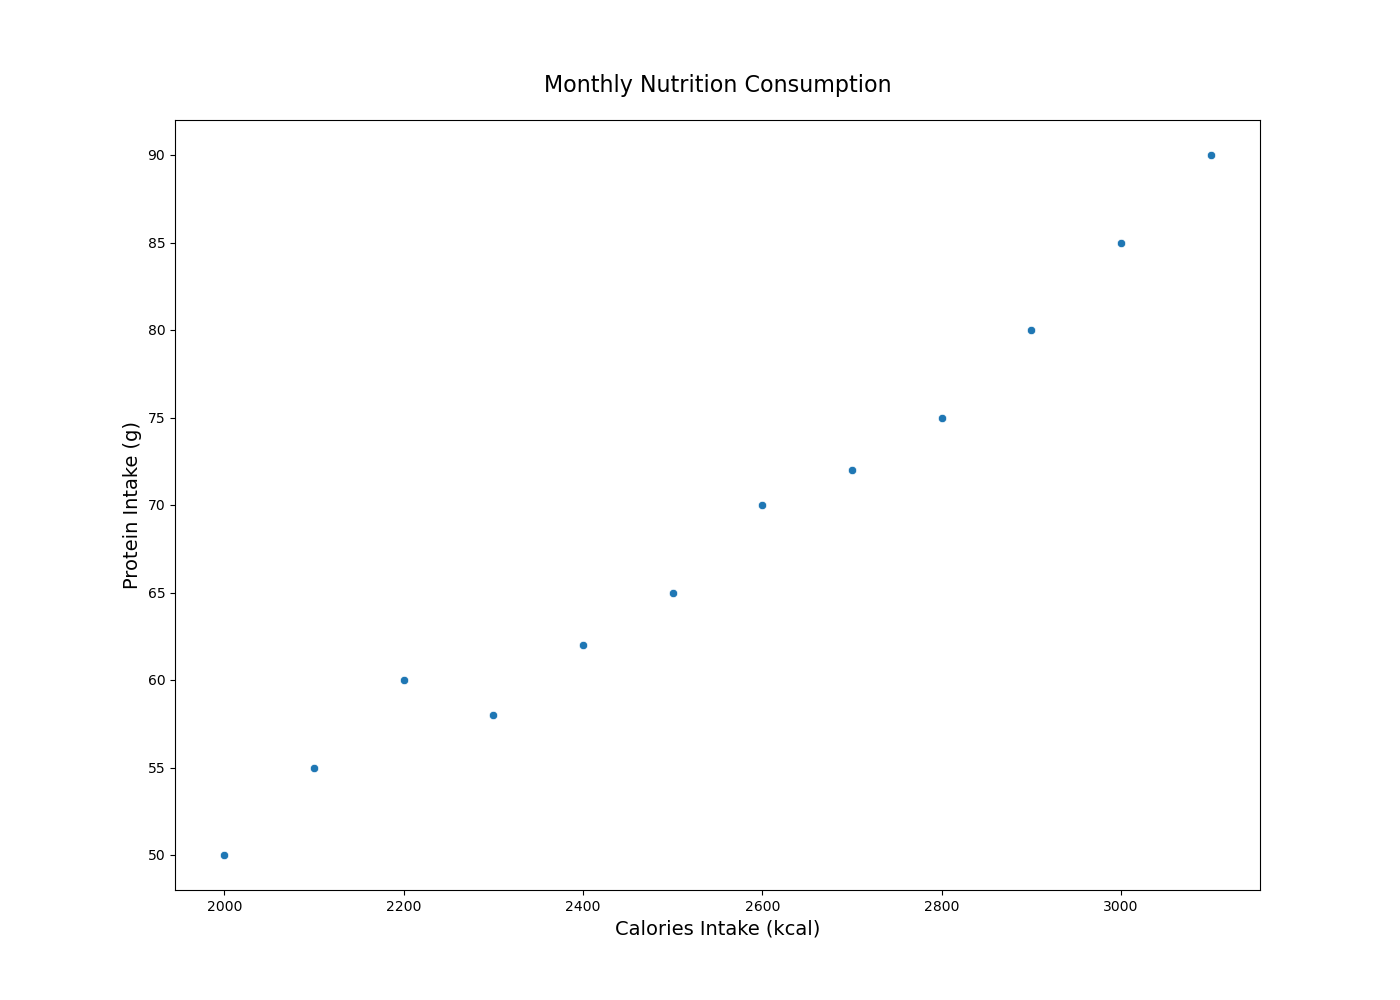

Source code (Python):

import seaborn as sns
import matplotlib.pyplot as plt
import pandas as pd

# Create the DataFrame
data = {
    'Month': ['January', 'February', 'March', 'April', 'May', 'June',
              'July', 'August', 'September', 'October', 'November', 'December'],
    'Calories_Intake': [2000, 2200, 2100, 2300, 2500, 2400, 2600, 2700, 2800, 2900, 3000, 3100],
    'Protein_Intake': [50, 60, 55, 58, 65, 62, 70, 72, 75, 80, 85, 90]
}

df = pd.DataFrame(data)

# Create the scatterplot
plt.figure(figsize=(14, 10))
sns.scatterplot(x='Calories_Intake', y='Protein_Intake', data=df,
                palette=['#FF5733', '#33FF57'])

plt.title('Monthly Nutrition Consumption', fontsize=16, pad=20)
plt.xlabel('Calories Intake (kcal)', fontsize=14)
plt.ylabel('Protein Intake (g)', fontsize=14)

# Display the plot
plt.show()
